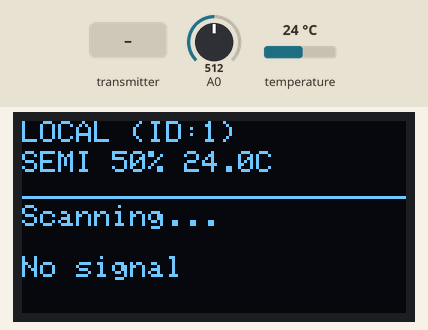
This sketch was run on a simulated Arduino Uno, built with avr-gcc and run on an emulated ATmega328P. Parts: 128×64 one-colour display. The inputs (shaded band) are chosen by the test bench; at power-on: A0 = 512, temperature 24 °C. Random numbers use the default seed unless the sketch sets one; no radio packets arrive unless stated; what the sketch prints to the serial monitor is not drawn.

Above: at 1.2 s.
1.3 s: the transmitter starts sending nodeId = 0
At 2.1 s:
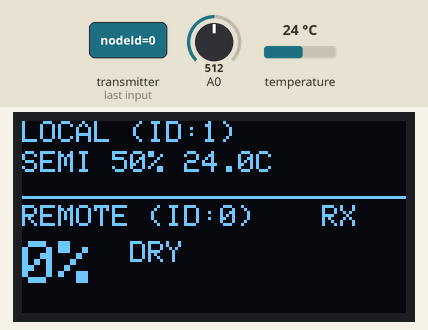
2.8 s: A0 set to 716
At 3.4 s:
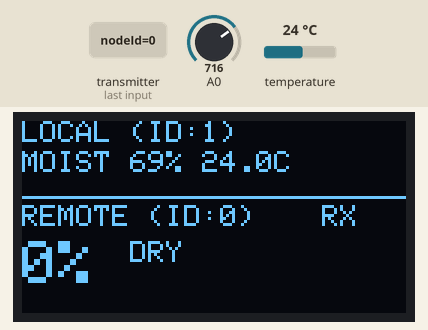
4.3 s: the transmitter starts sending waterPct = 64
At 4.8 s:
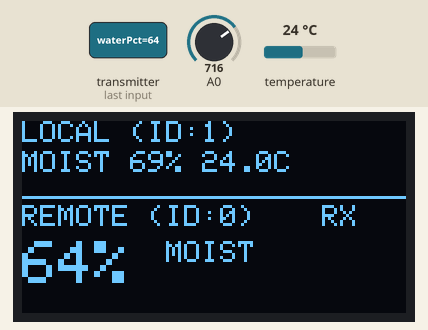
5.8 s: A0 set to 90
At 7.0 s:
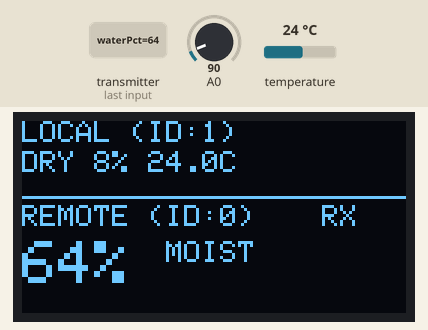
7.3 s: the transmitter starts sending waterPct = 0
At 8.6 s:
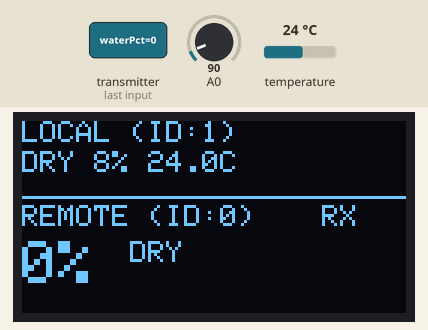
Timing chart, 0 to 9.8 s (numbered marks = the images above; inputs shaded):
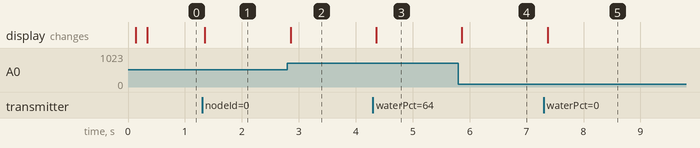

Measured:
- after the input at 1.3 s, the display: changes after 0.05 s (image 1)
- after the input at 2.8 s, the display: changes after 0.06 s (image 2)
- after the input at 4.3 s, the display: changes after 0.06 s (image 3)
- after the input at 5.8 s, the display: changes after 0.06 s (image 4)
- after the input at 7.3 s, the display: changes after 0.07 s (image 5)

The sketch:

node.ino
```cpp
// ===================== NODE_NETWORK.ino =====================
// Unified Transceiver Node
// - Unique Node IDs
// - Dynamic entry/exit
// - Bidirectional (Send & Receive)
// - Shared Network Pipe

#include <SPI.h>
#include <nRF24L01.h>
#include <RF24.h>
#include <Wire.h>
#include <Adafruit_BMP085.h>
#include <Adafruit_GFX.h>
#include <Adafruit_SSD1306.h>

// ================= USER CONFIGURATION =================
// CHANGE THIS for every board (1, 2, 3...)
#define THIS_NODE_ID 1

// ================= HARDWARE CONFIG =================
#define RF_CE_PIN 9
#define RF_CS_PIN 10
#define SCREEN_WIDTH 128
#define SCREEN_HEIGHT 64

// ================= NETWORK CONFIG =================
// Common address for all nodes to share
const uint64_t NETWORK_PIPE = 0xE8E8F0F0E1LL;
const uint8_t RF_CHANNEL = 108;

// ================= DATA STRUCTURES =================
struct NodePayload {
  uint8_t nodeId;       // ID of the sender
  int16_t waterRaw;     // Raw analog reading
  uint8_t waterPct;     // Calculated percent
  int16_t tempC_x10;    // Temp * 10
  uint32_t msgCount;    // Message counter
};

// ================= GLOBALS =================
RF24 radio(RF_CE_PIN, RF_CS_PIN);
Adafruit_SSD1306 display(SCREEN_WIDTH, SCREEN_HEIGHT, &Wire, -1);
Adafruit_BMP085 bmp;

// State Variables
bool bmpOK = false;
NodePayload localData;
NodePayload remoteData; // Stores the last received packet
bool hasRemoteData = false;
unsigned long lastRxTime = 0;

// Timers
unsigned long lastSampleTime = 0;
unsigned long lastSendTime = 0;
unsigned long lastDrawTime = 0;

const unsigned long SAMPLE_INTERVAL = 250;
const unsigned long SEND_INTERVAL = 1000; // Broadcast every 1 sec
const unsigned long DRAW_INTERVAL = 100;
const unsigned long REMOTE_TIMEOUT = 5000; // Clear remote data if silent for 5s

// Calibration
const int WATER_RAW_EMPTY = 0;
const int WATER_RAW_FULL = 1023;

// ================= HELPERS =================
uint8_t rawToPercent(int16_t raw) {
  long denom = (long)(WATER_RAW_FULL - WATER_RAW_EMPTY);
  if (denom == 0) return 0;
  long pct = (long)(raw - WATER_RAW_EMPTY) * 100L / denom;
  if (pct < 0) pct = 0;
  if (pct > 100) pct = 100;
  return (uint8_t)pct;
}

const char* moistureLabel(uint8_t pct) {
  if (pct <= 25) return "DRY";
  if (pct <= 50) return "SEMI";
  if (pct <= 75) return "MOIST";
  return "WET";
}

// ================= SETUP =================
void setup() {
  Serial.begin(9600);
  Wire.begin();

  // --- OLED ---
  if (!display.begin(SSD1306_SWITCHCAPVCC, 0x3C)) {
    if (!display.begin(SSD1306_SWITCHCAPVCC, 0x3D)) {
      Serial.println(F("OLED failed"));
    }
  }
  display.clearDisplay();
  display.setTextColor(SSD1306_WHITE);
  display.setTextSize(1);
  display.setCursor(0,0);
  display.print(F("Node Starting..."));
  display.display();

  // --- BMP Sensor ---
  bmpOK = bmp.begin();

  // --- Radio ---
  radio.begin();
  radio.setChannel(RF_CHANNEL);
  radio.setPALevel(RF24_PA_MAX); // Max power for range
  radio.setDataRate(RF24_250KBPS);
  radio.setAutoAck(false); // Disable Ack for broadcast mesh

  // Open pipes
  radio.openWritingPipe(NETWORK_PIPE); // We send here
  radio.openReadingPipe(1, NETWORK_PIPE); // We listen here

  radio.startListening(); // Default state: Listening

  // Init Local Data
  localData.nodeId = THIS_NODE_ID;
  localData.msgCount = 0;
}

// ================= MAIN LOOP =================
void loop() {
  unsigned long now = millis();

  // 1. RECEIVE DATA (Always check first)
  if (radio.available()) {
    NodePayload incoming;
    radio.read(&incoming, sizeof(NodePayload));

    // Ignore our own packets (echo cancellation)
    if (incoming.nodeId != THIS_NODE_ID) {
      remoteData = incoming;
      hasRemoteData = true;
      lastRxTime = now;

      // Debug
      Serial.print(F("RX from Node ")); Serial.println(incoming.nodeId);
    }
  }

  // Check timeout for remote node
  if (hasRemoteData && (now - lastRxTime > REMOTE_TIMEOUT)) {
    hasRemoteData = false;
  }

  // 2. SAMPLE SENSORS
  if (now - lastSampleTime >= SAMPLE_INTERVAL) {
    lastSampleTime = now;

    localData.waterRaw = analogRead(A0);
    localData.waterPct = rawToPercent(localData.waterRaw);

    if (bmpOK) {
      localData.tempC_x10 = (int16_t)(bmp.readTemperature() * 10.0f);
    } else {
      localData.tempC_x10 = 0;
    }
  }

  // 3. BROADCAST DATA
  if (now - lastSendTime >= SEND_INTERVAL) {
    lastSendTime = now;

    // Prepare to send
    radio.stopListening();

    // Add small random delay to prevent collisions if nodes sync up
    delay(random(5, 15));

    localData.msgCount++;
    bool ok = radio.write(&localData, sizeof(NodePayload));

    Serial.print(F("TX Node ")); Serial.print(THIS_NODE_ID);
    Serial.println(ok ? F(" OK") : F(" Fail")); // Fail is normal in multicast (no ack)

    radio.startListening(); // Go back to listening
  }

  // 4. DRAW UI
  if (now - lastDrawTime >= DRAW_INTERVAL) {
    lastDrawTime = now;
    drawScreen();
  }
}

// ================= DRAWING =================
void drawScreen() {
  display.clearDisplay();

  // --- TOP HALF: LOCAL STATUS ---
  display.setTextSize(1);
  display.setCursor(0, 0);
  display.print(F("LOCAL (ID:"));
  display.print(THIS_NODE_ID);
  display.print(F(")"));

  display.setCursor(0, 10);
  display.print(moistureLabel(localData.waterPct));
  display.print(F(" "));
  display.print(localData.waterPct);
  display.print(F("% "));

  if (bmpOK) {
    display.print(localData.tempC_x10 / 10.0f, 1);
    display.print(F("C"));
  }

  // Draw separator line
  display.drawLine(0, 25, 128, 25, SSD1306_WHITE);

  // --- BOTTOM HALF: REMOTE STATUS ---
  display.setCursor(0, 28);
  if (hasRemoteData) {
    display.print(F("REMOTE (ID:"));
    display.print(remoteData.nodeId);
    display.print(F(")"));

    display.setTextSize(2); // Make remote data big
    display.setCursor(0, 40);
    display.print(remoteData.waterPct);
    display.print(F("% "));

    display.setTextSize(1);
    display.print(moistureLabel(remoteData.waterPct));

    // Signal strength indicator (fake based on timeout)
    display.setCursor(100, 28);
    display.print(F("RX"));
  } else {
    display.print(F("Scanning..."));
    display.setCursor(0, 45);
    display.setTextSize(1);
    display.print(F("No signal"));
  }

  display.display();
}
```
